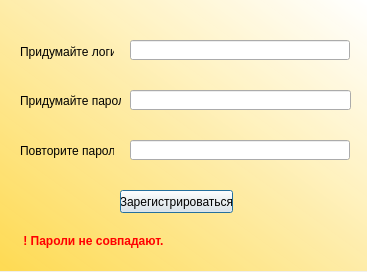
<?xml version="1.0" encoding="UTF-8"?>
<ui version="4.0">
 <class>registration</class>
 <widget class="QDialog" name="registration">
  <property name="geometry">
   <rect>
    <x>0</x>
    <y>0</y>
    <width>367</width>
    <height>272</height>
   </rect>
  </property>
  <property name="windowTitle">
   <string>Регистрация</string>
  </property>
  <property name="windowIcon">
   <iconset resource="resourse.qrc">
    <normaloff>:/photo/document.ico</normaloff>:/photo/document.ico</iconset>
  </property>
  <property name="styleSheet">
   <string notr="true"/>
  </property>
  <widget class="QLabel" name="foto">
   <property name="geometry">
    <rect>
     <x>360</x>
     <y>150</y>
     <width>16</width>
     <height>16</height>
    </rect>
   </property>
   <property name="text">
    <string/>
   </property>
   <property name="textFormat">
    <enum>Qt::AutoText</enum>
   </property>
   <property name="alignment">
    <set>Qt::AlignCenter</set>
   </property>
  </widget>
  <widget class="QLabel" name="label">
   <property name="geometry">
    <rect>
     <x>-10</x>
     <y>0</y>
     <width>381</width>
     <height>271</height>
    </rect>
   </property>
   <property name="styleSheet">
    <string notr="true">background-color: qlineargradient(spread:pad, x1:0, y1:1, x2:1, y2:0.017, stop:0 rgba(255, 216, 68, 237), stop:1 rgba(255, 255, 255, 255));</string>
   </property>
   <property name="text">
    <string/>
   </property>
  </widget>
  <widget class="QLineEdit" name="pass1">
   <property name="geometry">
    <rect>
     <x>130</x>
     <y>90</y>
     <width>221</width>
     <height>20</height>
    </rect>
   </property>
  </widget>
  <widget class="QLineEdit" name="pass2">
   <property name="geometry">
    <rect>
     <x>130</x>
     <y>140</y>
     <width>220</width>
     <height>20</height>
    </rect>
   </property>
  </widget>
  <widget class="QLabel" name="label_3">
   <property name="geometry">
    <rect>
     <x>20</x>
     <y>130</y>
     <width>94</width>
     <height>41</height>
    </rect>
   </property>
   <property name="text">
    <string>Повторите пароль</string>
   </property>
  </widget>
  <widget class="QLabel" name="label_2">
   <property name="geometry">
    <rect>
     <x>20</x>
     <y>80</y>
     <width>101</width>
     <height>41</height>
    </rect>
   </property>
   <property name="text">
    <string>Придумайте пароль</string>
   </property>
  </widget>
  <widget class="QPushButton" name="go">
   <property name="geometry">
    <rect>
     <x>120</x>
     <y>190</y>
     <width>113</width>
     <height>23</height>
    </rect>
   </property>
   <property name="text">
    <string>Зарегистрироваться</string>
   </property>
  </widget>
  <widget class="QLabel" name="label_4">
   <property name="geometry">
    <rect>
     <x>20</x>
     <y>30</y>
     <width>94</width>
     <height>43</height>
    </rect>
   </property>
   <property name="text">
    <string>Придумайте логин</string>
   </property>
  </widget>
  <widget class="QLineEdit" name="login">
   <property name="geometry">
    <rect>
     <x>130</x>
     <y>40</y>
     <width>220</width>
     <height>20</height>
    </rect>
   </property>
  </widget>
  <widget class="QLabel" name="text">
   <property name="geometry">
    <rect>
     <x>20</x>
     <y>230</y>
     <width>151</width>
     <height>21</height>
    </rect>
   </property>
   <property name="font">
    <font>
     <weight>75</weight>
     <bold>true</bold>
    </font>
   </property>
   <property name="tabletTracking">
    <bool>false</bool>
   </property>
   <property name="styleSheet">
    <string notr="true">color: rgb(255, 0, 0);</string>
   </property>
   <property name="text">
    <string> ! Пароли не совпадают.</string>
   </property>
  </widget>
 </widget>
 <tabstops>
  <tabstop>pass1</tabstop>
  <tabstop>pass2</tabstop>
  <tabstop>go</tabstop>
 </tabstops>
 <resources>
  <include location="resourse.qrc"/>
 </resources>
 <connections/>
</ui>
